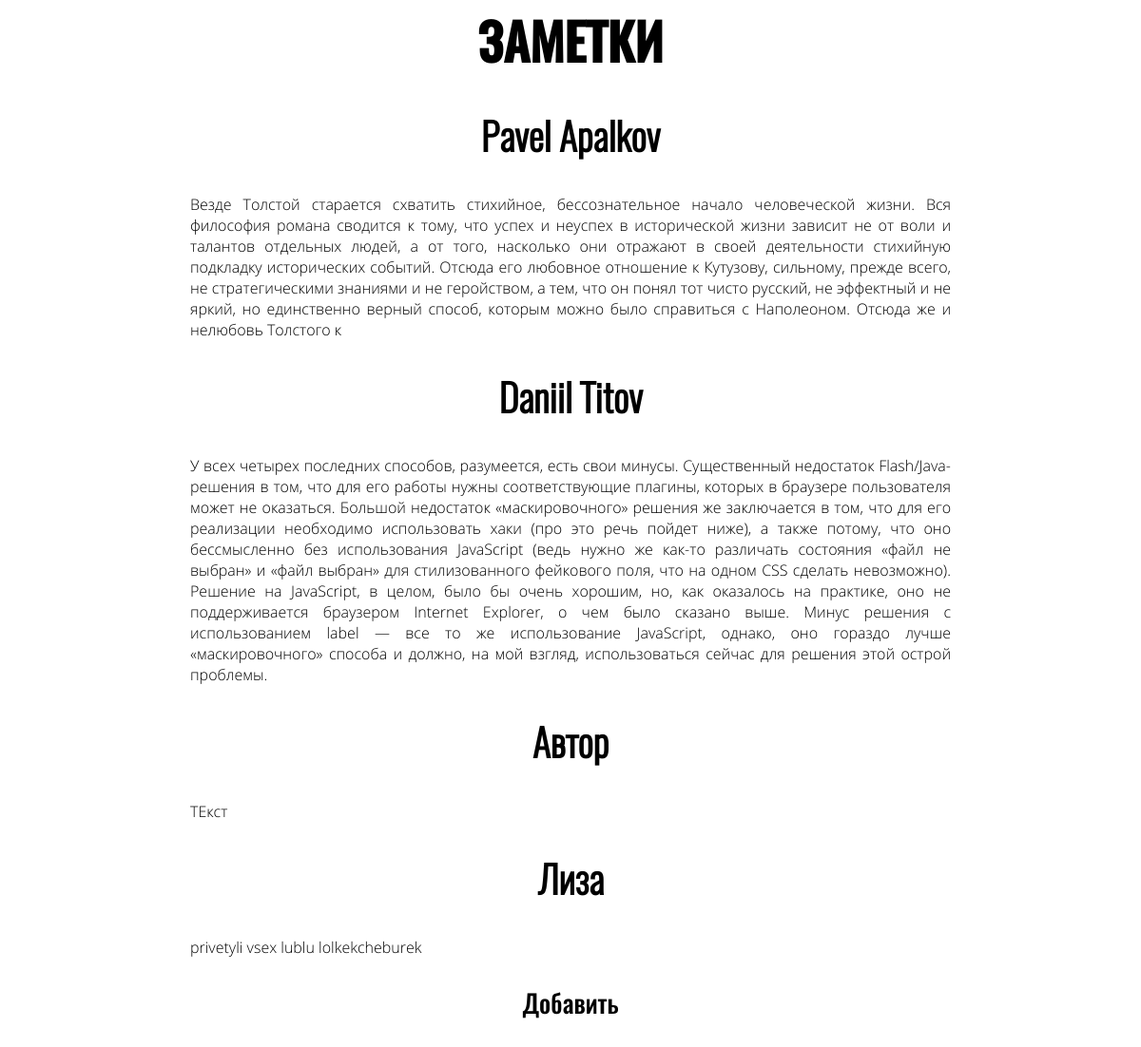
The page / on the database its author committed.
### tables this page shows
CREATE TABLE notes (
id integer primary key autoincrement not null,
author text not null,
post text not null);

### Task 1.py (the view)
@app.route('/')
def show_all_posts():
    db = get_db()
    cur = db.execute('select * from notes')
    articles = cur.fetchall()
    return render_template('post_list.html', articles=articles)

### Task 1.py (called while the page is built)
def connect_db():
    rv = sqlite3.connect('notes.db')
    return rv

def get_db():
    if not hasattr(g, 'sqlite_db'):
        g.sqlite_db = connect_db()
    return g.sqlite_db

### templates/post_list.html
{% extends 'base.html' %}
{% block content %}
    {% for post in articles %}
        <div class="post">
            <h2><a href="{{url_for('single_post', post_id=post[0] )}}">{{ post[1] }}</a></h2>
            <p>{{ post[2] }}</p>
        </div>
    {% endfor %}
    <div class="button">
      <a href="{{url_for('create_post')}}">Добавить</a>
    </div>
{% endblock %}

### templates/base.html (shortened to what this page needs)
<html>
    <head>
        <link rel="stylesheet" href="../static/style.css">
    </head>
    <body>
      <div class="page-header">
          <h1><a href="/">ЗАМЕТКИ</a></h1>
      </div>
      <div class="content container">
          <div class="row">
              <div class="col-md-8">
              {% block content %}
              {% endblock %}
              </div>
          </div>
      </div>
  </body>
</html>

### static/style.css (style rules this page uses)
body { background-color: white; }
h1 { color: black; text-align: center; font-family: OswaldMedium; font-size: 40pt; }
h2 { color: black; text-align: center; font-family: OswaldLight; font-size: 30pt; }
p { color: black; font-family: OpenSans; text-align: justify; font-size: 12pt; }
.post { max-width: 800px; margin: auto; }
.button { font-family: OswaldMedium; text-align: center; color: black; font-size: 20pt; margin: 30px; }
a { color: black; text-decoration: none; }

### rows shown on the page
notes: author "Pavel Apalkov", post "Везде Толстой старается схватить стихийное, бессознательное начало человеческой жизни. Вся философия романа сводится к тому, что успех и неуспех в исторической жизни зависит не от воли и талантов отдельных людей, а от того, насколько они отражают в своей деятельности стихийную подкладку исторических событий. Отсюда его любовное отношение к Кутузову, сильному, прежде всего, не стратегическими знаниями и не геройством, а тем, что он понял тот чисто русский, не эффектный и не яркий, но единственно верный способ, которым можно было справиться с Наполеоном. Отсюда же и нелюбовь Толстого к"
notes: author "Daniil Titov", post "У всех четырех последних способов, разумеется, есть свои минусы. Существенный недостаток Flash/Java-решения в том, что для его работы нужны соответствующие плагины, которых в браузере пользователя может не оказаться. Большой недостаток «маскировочного» решения же заключается в том, что для его реализации необходимо использовать хаки (про это речь пойдет ниже), а также потому, что оно бессмысленно без использования JavaScript (ведь нужно же как-то различать состояния «файл не выбран» и «файл выбран» для стилизованного фейкового поля, что на одном CSS сделать невозможно). Решение на JavaScript, в целом, было бы очень хорошим, но, как оказалось на практике, оно не поддерживается браузером…"
notes: author "Автор", post "ТЕкст"
notes: author "Лиза", post "privetyli vsex lublu lolkekcheburek"
